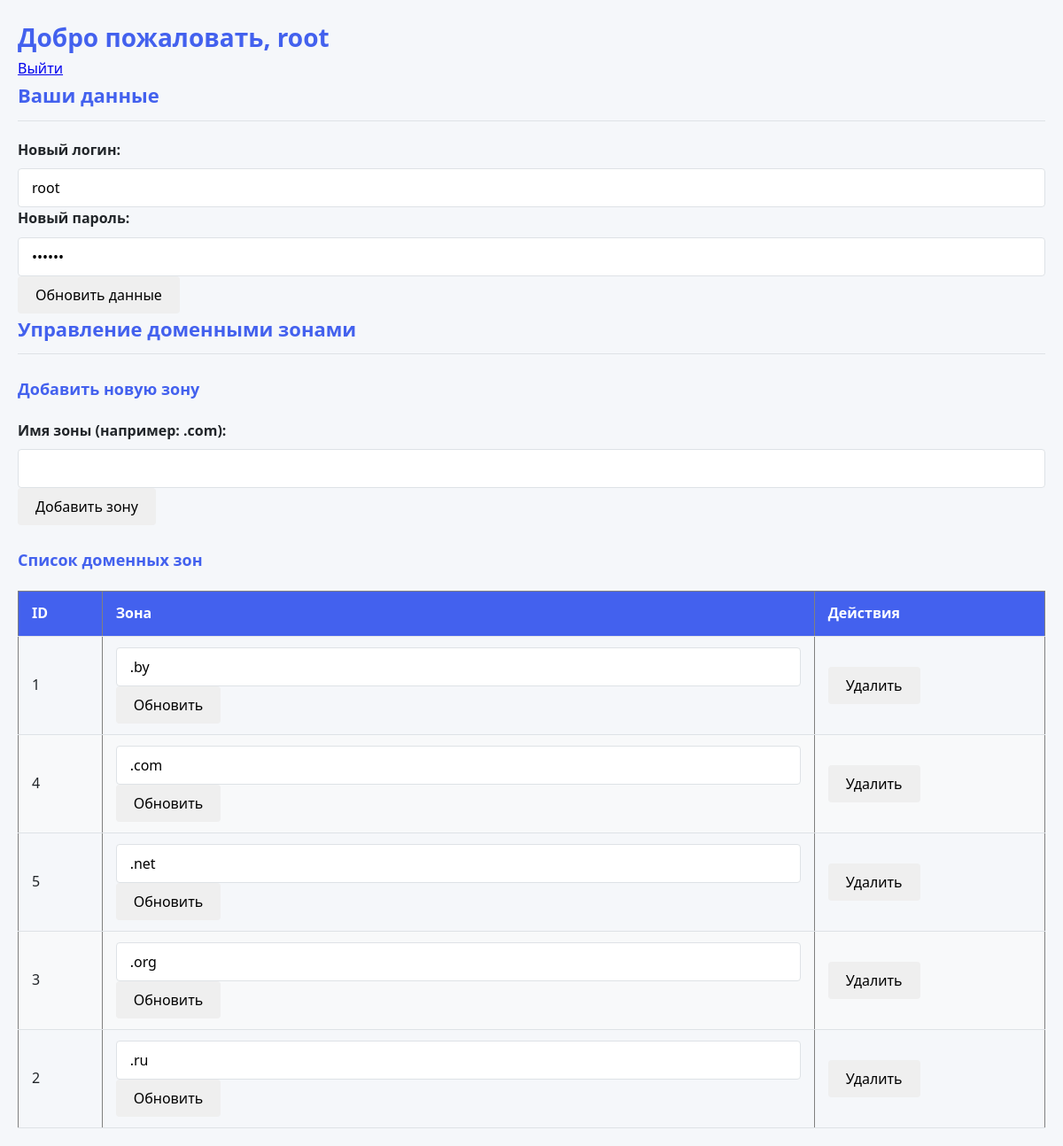
Page /admin/admin.php (signed in) on the committed database.
### tables this page shows
CREATE TABLE `domain_zones` (
  `zone_id` int(11) NOT NULL,
  `zone_name` varchar(10) NOT NULL
);

### admin/admin.php (the view, shortened to what this page needs)
<?php
require_once '../conect.php';
$current_admin = mysqli_query($conn, "SELECT * FROM administrators WHERE login = '{$_SESSION['admin_login']}'");
$admin_data = mysqli_fetch_assoc($current_admin);
$zones_result = mysqli_query($conn, "SELECT * FROM domain_zones");
?>
<!DOCTYPE html>
<html lang="ru">
<head>
    <link rel="stylesheet" href="../css/admin.css">
</head>
<body>
    <h1>Добро пожаловать, <?= htmlspecialchars($admin_data['login']) ?></h1>
    <a href="auth.php?logout">Выйти</a>
    <h2>Ваши данные</h2>
    <form method="POST">
        <div>
            <label>Новый логин:</label>
            <input type="text" name="new_login" value="<?= htmlspecialchars($admin_data['login']) ?>" required>
        </div>
        <div>
            <label>Новый пароль:</label>
            <input type="password" name="new_password" value="<?= htmlspecialchars($admin_data['password']) ?>" required>
        </div>
        <button type="submit" name="update_admin">Обновить данные</button>
    </form>
    <h2>Управление доменными зонами</h2>
    <form method="POST">
        <h3>Добавить новую зону</h3>
        <div>
            <label>Имя зоны (например: .com):</label>
            <input type="text" name="zone_name" required>
        </div>
        <button type="submit" name="add_zone">Добавить зону</button>
    </form>
    <h3>Список доменных зон</h3>
    <table border="1">
        <thead>
            <tr>
                <th>ID</th>
                <th>Зона</th>
                <th>Действия</th>
            </tr>
        </thead>
        <tbody>
            <?php while ($zone = mysqli_fetch_assoc($zones_result)): ?>
                <tr>
                    <td><?= $zone['zone_id'] ?></td>
                    <td>
                        <form method="POST" style="display:inline;">
                            <input type="text" name="new_zone_name" value="<?= htmlspecialchars($zone['zone_name']) ?>">
                            <button type="submit" name="update_zone">Обновить</button>
                        </form>
                    </td>
                    <td>
                        <form method="POST" onsubmit="return confirm('Удалить эту зону?');">
                            <button type="submit" name="delete_zone">Удалить</button>
                        </form>
                    </td>
                </tr>
            <?php endwhile; ?>
        </tbody>
    </table>
</body>
</html>

### css/admin.css (style rules this page uses)
:root { --primary-color: #4361ee; --secondary-color: #3f37c9; --danger-color: #f72585; --success-color: #4cc9f0; --light-color: #f8f9fa; --dark-color: #212529; --border-color: #dee2e6; --shadow: 0 4px 6px rgba(0, 0, 0, 0.1); }
* { box-sizing: border-box; margin: 0; padding: 0; font-family: 'Segoe UI', Tahoma, Geneva, Verdana, sans-serif; }
body { background-color: #f5f7fa; color: var(--dark-color); line-height: 1.6; padding: 20px; }
h1 { color: var(--primary-color); font-size: 28px; }
h2, h3 { color: var(--primary-color); margin-bottom: 20px; }
h2 { font-size: 22px; border-bottom: 1px solid var(--border-color); padding-bottom: 10px; }
h3 { font-size: 18px; margin-top: 25px; }
label { display: block; margin-bottom: 8px; font-weight: 600; color: var(--dark-color); }
input[type="text"], input[type="password"] { width: 100%; padding: 10px 15px; border: 1px solid var(--border-color); border-radius: 4px; font-size: 16px; transition: border-color 0.3s; }
button, .btn { padding: 10px 20px; border: none; border-radius: 4px; font-size: 16px; cursor: pointer; transition: all 0.3s; }
table { width: 100%; border-collapse: collapse; margin-top: 20px; }
th, td { padding: 12px 15px; text-align: left; border-bottom: 1px solid var(--border-color); }
th { background-color: var(--primary-color); color: white; font-weight: 600; }
tr:nth-child(even) { background-color: #f8f9fa; }

### rows in the picture
domain_zones: zone_id "1", new_zone_name ".by"
domain_zones: zone_id "4", new_zone_name ".com"
domain_zones: zone_id "5", new_zone_name ".net"
domain_zones: zone_id "3", new_zone_name ".org"
domain_zones: zone_id "2", new_zone_name ".ru"

### other values in the picture
$admin_data['login'] "root"
